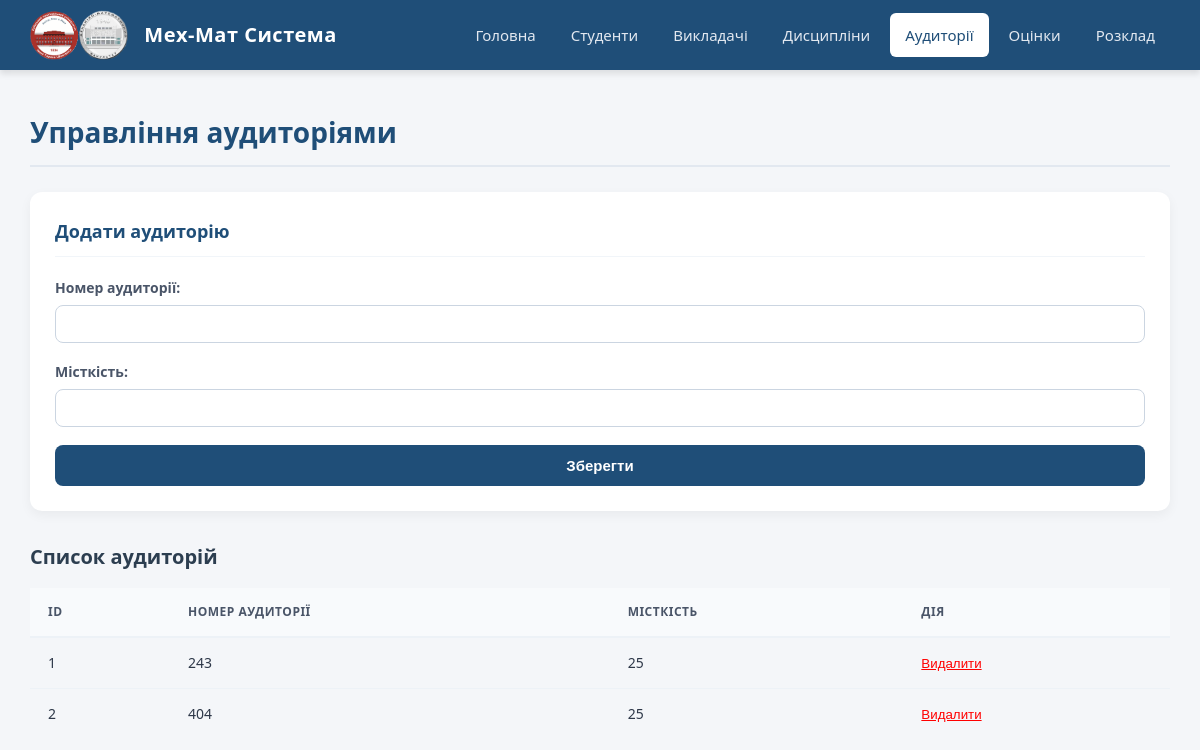
Page /classrooms on the committed database.
### database/models.py (models this page shows)
class Classroom(Base):
    __tablename__ = 'classrooms'
    id = Column(Integer, primary_key=True, autoincrement=True)
    room_number = Column(String(20), nullable=False)           # Номер аудиторії
    capacity = Column(Integer, nullable=False)                 # Місткість
    schedules = relationship("Schedule", back_populates="classroom")

### server/routes.py (the view)
@app.route('/classrooms', methods=['GET'])
def classrooms_list():
    classrooms = repository.classrooms.get_all()
    return render_template('classrooms.html', classrooms=classrooms)

### storage/db_repository.py (called while the page is built)
    def get_all(self) -> List[Base]:
        with SessionLocal() as session:
            return session.query(self.model).all()

### server/templates/classrooms.html
{% extends 'base.html' %}
{% block content %}
    <h2>Управління аудиторіями</h2>
    <form class="add-form" action="/classrooms/add" method="POST" style="margin-bottom: 25px;">
        <h3>Додати аудиторію</h3>
        <label>Номер аудиторії:</label>
        <input type="number" name="room_number" min="0" max="1000" required>
        <label>Місткість:</label>
        <input type="number" name="capacity" min="1" required>
        <button type="submit">Зберегти</button>
    </form>
    <h3>Список аудиторій</h3>
    <table>
        <tr>
            <th>ID</th>
            <th>Номер аудиторії</th>
            <th>Місткість</th>
            <th>Дія</th>
        </tr>
        {% for classroom in classrooms %}
        <tr>
            <td>{{ classroom.id }}</td>
            <td>{{ classroom.room_number }}</td>
            <td>{{ classroom.capacity }}</td>
            <td>
                <form action="/classrooms/{{ classroom.id }}/delete" method="POST" style="margin:0; padding:0; background:none; border:none; width:auto;">
                    <button type="submit" style="color: red; background: none; border: none; cursor: pointer; text-decoration: underline; padding: 0;">Видалити</button>
                </form>
            </td>
        </tr>
        {% endfor %}
    </table>
{% endblock %}

### server/templates/base.html (style rules this page uses)
body { font-family: 'Segoe UI', Tahoma, Geneva, Verdana, sans-serif; margin: 0; padding: 0; line-height: 1.6; background-color: #f4f6f9; color: #333; }
h2 { color: #1f4e78; font-size: 28px; margin-top: 0; margin-bottom: 25px; border-bottom: 2px solid #e2e8f0; padding-bottom: 10px; }
h3 { color: #2c3e50; font-size: 20px; margin-top: 30px; margin-bottom: 15px; }
form.add-form, .filter-box { background: #ffffff; padding: 25px; border: none; border-radius: 12px; box-shadow: 0 4px 12px rgba(0,0,0,0.05); box-sizing: border-box; }
form.add-form h3, .filter-box h3 { margin-top: 0; margin-bottom: 20px; color: #1f4e78; font-size: 18px; border-bottom: 1px solid #f1f5f9; padding-bottom: 10px; }
form.add-form label, .filter-box label { display: block; margin-bottom: 6px; font-weight: 600; font-size: 14px; color: #4a5568; }
form.add-form input, form.add-form select, .filter-box select { width: 100%; margin-bottom: 18px; padding: 10px 14px; border: 1px solid #cbd5e1; border-radius: 8px; box-sizing: border-box; font-size: 14px; background-color: #fff; color: #333; transition: border-color 0.2s; }
form.add-form button { width: 100%; padding: 12px; background-color: #1f4e78; color: #ffffff; border: none; border-radius: 8px; font-size: 15px; font-weight: bold; cursor: pointer; transition: background-color 0.2s; }
table { border-collapse: collapse; width: 100%; margin: 0; }
th, td { padding: 14px 18px; text-align: left; font-size: 14px; }
th { background-color: #f8fafc; color: #4a5568; font-weight: 600; border-bottom: 2px solid #edf2f7; text-transform: uppercase; font-size: 12px; letter-spacing: 0.5px; }
td { border-bottom: 1px solid #edf2f7; color: #2d3748; }
tr:last-child td { border-bottom: none; }

### rows in the picture
Classroom: id "1", room_number "243", capacity "25"
Classroom: id "2", room_number "404", capacity "25"
